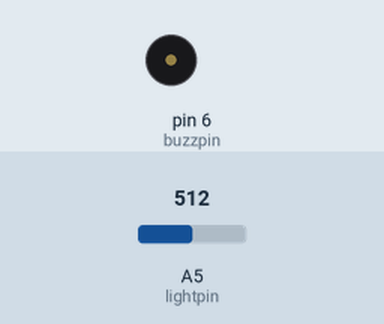
The sketch below on a simulated Arduino Uno, built with avr-gcc and run on an emulated ATmega328P. Shown: buzzer (waves = sounding). The inputs (shaded band) are chosen by the test bench; at power-on: A5 (lightpin) = 512. What the sketch prints to the serial monitor is not drawn.

Above: at 0.01 s.
At 1.2 s:
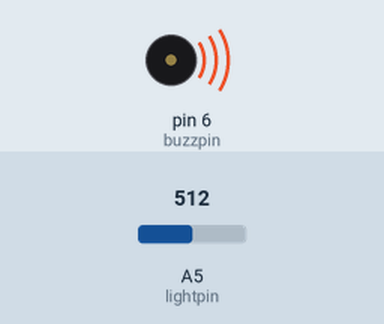
1.3 s: A5 (lightpin) set to 0
At 2.3 s:
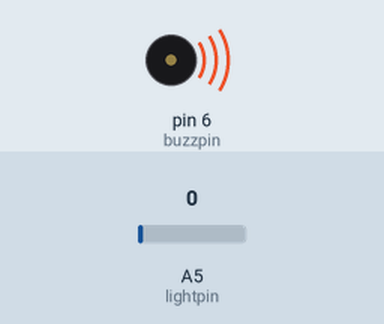
Timing chart, 0 to 4.3 s (numbered marks = the images above; inputs shaded):
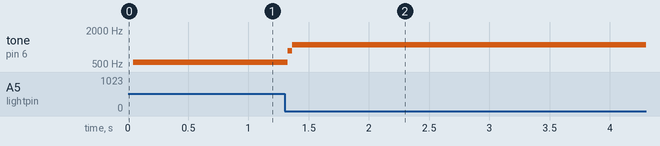

Measured:
- after the input at 1.3 s, tone on pin 6 (buzzpin): 542 Hz → 860 Hz at once, → 1096 Hz 0.04 s later

The sketch:

13._Buzzer_Photoled.ino
```cpp
int lightpin=A5;
int buzzpin=6;
int buzztime;
int lval;
float voltage;
int dt=250;

void setup() {
  // put your setup code here, to run once:
Serial.begin(2000000);
pinMode(buzzpin,OUTPUT);
pinMode(lightpin,INPUT);
}

void loop() {
  // put your main code here, to run repeatedly:
lval=analogRead(lightpin);
voltage=(5./1023)*lval;
Serial.print("The voltage across the Photoresistor is ");
Serial.print(voltage);
Serial.println(" V");

buzztime=(940./5.)*voltage + 60;
digitalWrite(buzzpin,HIGH);
delayMicroseconds(buzztime);
digitalWrite(buzzpin,LOW);
delayMicroseconds(buzztime);
}
```
